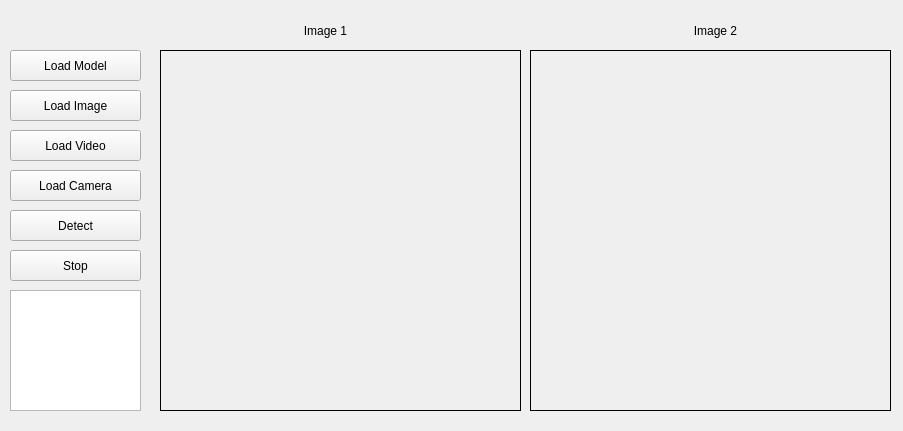
<?xml version="1.0" encoding="UTF-8"?>
<ui version="4.0">
 <class>MainWindow</class>
 <widget class="QMainWindow" name="MainWindow">
  <property name="geometry">
   <rect>
    <x>0</x>
    <y>0</y>
    <width>903</width>
    <height>431</height>
   </rect>
  </property>
  <property name="windowTitle">
   <string>MainWindow</string>
  </property>
  <widget class="QWidget" name="centralwidget">
   <widget class="QPushButton" name="button_load_model">
    <property name="geometry">
     <rect>
      <x>10</x>
      <y>50</y>
      <width>131</width>
      <height>31</height>
     </rect>
    </property>
    <property name="text">
     <string>Load Model</string>
    </property>
   </widget>
   <widget class="QPushButton" name="button_load_image">
    <property name="geometry">
     <rect>
      <x>10</x>
      <y>90</y>
      <width>131</width>
      <height>31</height>
     </rect>
    </property>
    <property name="text">
     <string>Load Image</string>
    </property>
   </widget>
   <widget class="QPushButton" name="button_load_video">
    <property name="geometry">
     <rect>
      <x>10</x>
      <y>130</y>
      <width>131</width>
      <height>31</height>
     </rect>
    </property>
    <property name="text">
     <string>Load Video</string>
    </property>
   </widget>
   <widget class="QPushButton" name="button_load_camera">
    <property name="geometry">
     <rect>
      <x>10</x>
      <y>170</y>
      <width>131</width>
      <height>31</height>
     </rect>
    </property>
    <property name="text">
     <string>Load Camera</string>
    </property>
   </widget>
   <widget class="QPushButton" name="button_detect">
    <property name="geometry">
     <rect>
      <x>10</x>
      <y>210</y>
      <width>131</width>
      <height>31</height>
     </rect>
    </property>
    <property name="text">
     <string>Detect</string>
    </property>
   </widget>
   <widget class="QTextEdit" name="output_box">
    <property name="geometry">
     <rect>
      <x>10</x>
      <y>290</y>
      <width>131</width>
      <height>121</height>
     </rect>
    </property>
   </widget>
   <widget class="QLabel" name="image_box_1">
    <property name="geometry">
     <rect>
      <x>160</x>
      <y>50</y>
      <width>361</width>
      <height>361</height>
     </rect>
    </property>
    <property name="frameShape">
     <enum>QFrame::Box</enum>
    </property>
    <property name="text">
     <string/>
    </property>
   </widget>
   <widget class="QLabel" name="iamge_box_2">
    <property name="geometry">
     <rect>
      <x>530</x>
      <y>50</y>
      <width>361</width>
      <height>361</height>
     </rect>
    </property>
    <property name="frameShape">
     <enum>QFrame::Box</enum>
    </property>
    <property name="text">
     <string/>
    </property>
   </widget>
   <widget class="QLabel" name="image_label_1">
    <property name="geometry">
     <rect>
      <x>260</x>
      <y>20</y>
      <width>131</width>
      <height>21</height>
     </rect>
    </property>
    <property name="text">
     <string>Image 1</string>
    </property>
    <property name="alignment">
     <set>Qt::AlignCenter</set>
    </property>
   </widget>
   <widget class="QLabel" name="image_label_2">
    <property name="geometry">
     <rect>
      <x>650</x>
      <y>20</y>
      <width>131</width>
      <height>21</height>
     </rect>
    </property>
    <property name="text">
     <string>Image 2</string>
    </property>
    <property name="alignment">
     <set>Qt::AlignCenter</set>
    </property>
   </widget>
   <widget class="QPushButton" name="button_detect_2">
    <property name="geometry">
     <rect>
      <x>10</x>
      <y>250</y>
      <width>131</width>
      <height>31</height>
     </rect>
    </property>
    <property name="text">
     <string>Stop</string>
    </property>
   </widget>
  </widget>
 </widget>
 <resources/>
 <connections/>
</ui>
